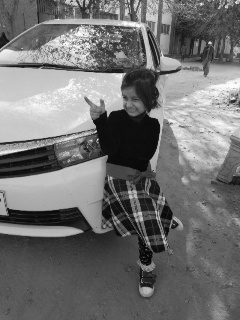
#> input picture ImageProcessing/Ch2-images/child_3.jpg, 240 x 320 px
$ python P-2-18-Translation.py
#> lines starting #> are read from the running program, lines starting #| are printed output that depends on the picture
import cv2 as cv
import numpy as np
filepath="Ch2-images/child_3.jpg"
img=cv.imread(filepath,0)
#> img is the input picture: shape (320, 240); min 0, max 255, mean 113.5
h,w=img.shape
#> h = 320; w = 240
translation_matrix = np.float32([ [1,0,70], [0,1,110] ])
img_translation = cv.warpAffine(img,translation_matrix, (h, w))
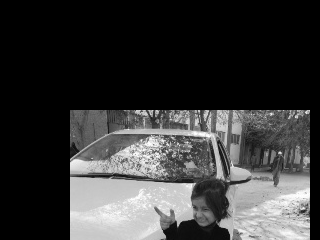
#> img_translation: shape (240, 320); min 0, max 255, mean 56.7
cv.imshow("Scaled Down Image",img_translation)
cv.waitKey(0)

$ run again, with ImageProcessing/Ch2-images/apple.jpg copied over ImageProcessing/Ch2-images/child_3.jpg
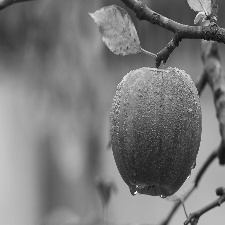
#> input picture ImageProcessing/Ch2-images/apple.jpg, 225 x 225 px
#> img is the input picture: shape (225, 225); min 9, max 255, mean 121.1
#> `img_translation = cv.warpAffine(img,translation_matrix, (h, w))`:
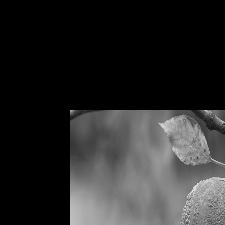
#> img_translation: shape (225, 225); min 0, max 236, mean 42.1
